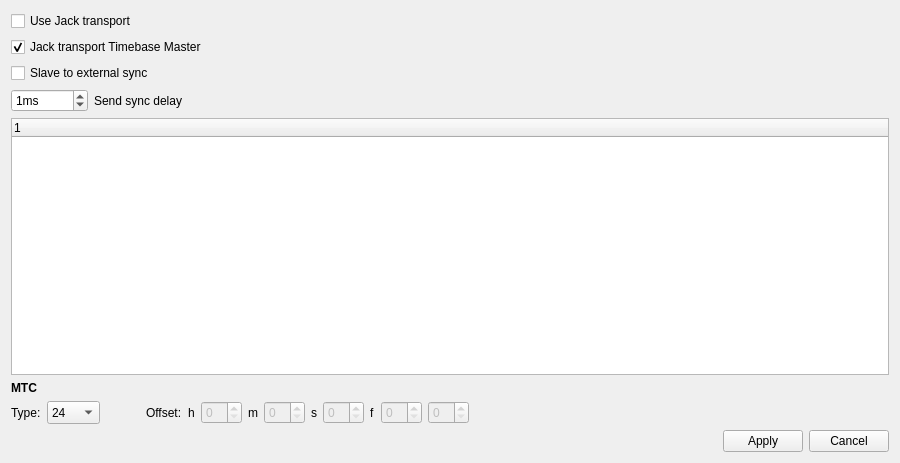
<?xml version="1.0" encoding="UTF-8"?>
<ui version="4.0">
 <author>werner schweer</author>
 <comment>midi sync
configuration dialog</comment>
 <class>MidiSyncConfigBase</class>
 <widget class="QFrame" name="MidiSyncConfigBase">
  <property name="geometry">
   <rect>
    <x>0</x>
    <y>0</y>
    <width>900</width>
    <height>463</height>
   </rect>
  </property>
  <property name="windowTitle">
   <string>OOMidi: Midi Sync</string>
  </property>
  <layout class="QVBoxLayout" name="verticalLayout">
   <item>
    <widget class="QCheckBox" name="useJackTransportCheckbox">
     <property name="enabled">
      <bool>true</bool>
     </property>
     <property name="toolTip">
      <string>Send and receive Jack transport</string>
     </property>
     <property name="whatsThis">
      <string>Send and receive Jack transport information,
 including stop, start and position.</string>
     </property>
     <property name="text">
      <string>Use Jack transport</string>
     </property>
     <property name="checked">
      <bool>false</bool>
     </property>
    </widget>
   </item>
   <item>
    <widget class="QCheckBox" name="jackTransportMasterCheckbox">
     <property name="enabled">
      <bool>true</bool>
     </property>
     <property name="toolTip">
      <string>Make OOMidi the Jack transport Timebase Master</string>
     </property>
     <property name="whatsThis">
      <string>Make OOMidi the Jack transport Timebase Master.
Allows Jack to show time as 
 OOMidi Bars, Beats, and Ticks. 
OOMidi will try to become master, but other 
 Jack clients can also take over later.
You can always click here again for Master.</string>
     </property>
     <property name="text">
      <string>Jack transport Timebase Master</string>
     </property>
     <property name="checked">
      <bool>true</bool>
     </property>
    </widget>
   </item>
   <item>
    <widget class="QCheckBox" name="extSyncCheckbox">
     <property name="enabled">
      <bool>true</bool>
     </property>
     <property name="toolTip">
      <string>Control OOMidi timing by external midi clock or MTC sync</string>
     </property>
     <property name="whatsThis">
      <string>When in slave mode, tempo is
 controlled externally.
OOMidi can sync to midi clock, or MTC quarter frame sync. 
Enabled inputs in the list will
 be in effect (RMC, RMMC, RMTC).</string>
     </property>
     <property name="text">
      <string>Slave to external sync</string>
     </property>
     <property name="checked">
      <bool>false</bool>
     </property>
    </widget>
   </item>
   <item>
    <layout class="QHBoxLayout">
     <item>
      <widget class="QSpinBox" name="syncDelaySpinBox">
       <property name="toolTip">
        <string>Send start to first clock delay</string>
       </property>
       <property name="whatsThis">
        <string>Allows 'slow sync' devices time
 to synchronize to OOMidi. This value is the
 delay from sending start to sending
 the first clock.</string>
       </property>
       <property name="suffix">
        <string>ms</string>
       </property>
       <property name="minimum">
        <number>0</number>
       </property>
       <property name="maximum">
        <number>60000</number>
       </property>
       <property name="singleStep">
        <number>1</number>
       </property>
       <property name="value">
        <number>1</number>
       </property>
      </widget>
     </item>
     <item>
      <widget class="QLabel" name="syncDelayLabel">
       <property name="text">
        <string>Send sync delay</string>
       </property>
       <property name="alignment">
        <set>Qt::AlignLeading|Qt::AlignLeft|Qt::AlignVCenter</set>
       </property>
       <property name="wordWrap">
        <bool>false</bool>
       </property>
      </widget>
     </item>
     <item>
      <spacer name="horizontalSpacer">
       <property name="orientation">
        <enum>Qt::Horizontal</enum>
       </property>
       <property name="sizeHint" stdset="0">
        <size>
         <width>40</width>
         <height>20</height>
        </size>
       </property>
      </spacer>
     </item>
    </layout>
   </item>
   <item>
    <widget class="QTreeWidget" name="devicesListView">
     <property name="alternatingRowColors">
      <bool>true</bool>
     </property>
     <column>
      <property name="text">
       <string notr="true">1</string>
      </property>
     </column>
    </widget>
   </item>
   <item>
    <widget class="QLabel" name="label">
     <property name="font">
      <font>
       <weight>75</weight>
       <bold>true</bold>
      </font>
     </property>
     <property name="text">
      <string>MTC</string>
     </property>
    </widget>
   </item>
   <item>
    <layout class="QHBoxLayout">
     <item>
      <widget class="QLabel" name="textLabel2">
       <property name="text">
        <string>Type:</string>
       </property>
       <property name="wordWrap">
        <bool>false</bool>
       </property>
      </widget>
     </item>
     <item>
      <widget class="QComboBox" name="mtcSyncType">
       <property name="sizePolicy">
        <sizepolicy hsizetype="Minimum" vsizetype="Minimum">
         <horstretch>0</horstretch>
         <verstretch>0</verstretch>
        </sizepolicy>
       </property>
       <item>
        <property name="text">
         <string>24</string>
        </property>
       </item>
       <item>
        <property name="text">
         <string>25</string>
        </property>
       </item>
       <item>
        <property name="text">
         <string>30D</string>
        </property>
       </item>
       <item>
        <property name="text">
         <string>30N</string>
        </property>
       </item>
      </widget>
     </item>
     <item>
      <spacer name="spacer4">
       <property name="orientation">
        <enum>Qt::Horizontal</enum>
       </property>
       <property name="sizeType">
        <enum>QSizePolicy::Fixed</enum>
       </property>
       <property name="sizeHint" stdset="0">
        <size>
         <width>40</width>
         <height>20</height>
        </size>
       </property>
      </spacer>
     </item>
     <item>
      <widget class="QLabel" name="textLabel1">
       <property name="text">
        <string>Offset:</string>
       </property>
       <property name="wordWrap">
        <bool>false</bool>
       </property>
      </widget>
     </item>
     <item>
      <widget class="QLabel" name="TextLabel2">
       <property name="text">
        <string>h</string>
       </property>
       <property name="wordWrap">
        <bool>false</bool>
       </property>
      </widget>
     </item>
     <item>
      <widget class="QSpinBox" name="mtcOffH">
       <property name="enabled">
        <bool>false</bool>
       </property>
       <property name="toolTip">
        <string>hour</string>
       </property>
       <property name="maximum">
        <number>23</number>
       </property>
      </widget>
     </item>
     <item>
      <widget class="QLabel" name="TextLabel3">
       <property name="text">
        <string>m</string>
       </property>
       <property name="wordWrap">
        <bool>false</bool>
       </property>
      </widget>
     </item>
     <item>
      <widget class="QSpinBox" name="mtcOffM">
       <property name="enabled">
        <bool>false</bool>
       </property>
       <property name="toolTip">
        <string>minute</string>
       </property>
       <property name="maximum">
        <number>59</number>
       </property>
      </widget>
     </item>
     <item>
      <widget class="QLabel" name="TextLabel4">
       <property name="text">
        <string>s</string>
       </property>
       <property name="wordWrap">
        <bool>false</bool>
       </property>
      </widget>
     </item>
     <item>
      <widget class="QSpinBox" name="mtcOffS">
       <property name="enabled">
        <bool>false</bool>
       </property>
       <property name="toolTip">
        <string>second</string>
       </property>
       <property name="maximum">
        <number>59</number>
       </property>
      </widget>
     </item>
     <item>
      <widget class="QLabel" name="TextLabel5">
       <property name="text">
        <string>f</string>
       </property>
       <property name="wordWrap">
        <bool>false</bool>
       </property>
      </widget>
     </item>
     <item>
      <widget class="QSpinBox" name="mtcOffF">
       <property name="enabled">
        <bool>false</bool>
       </property>
       <property name="toolTip">
        <string>frame</string>
       </property>
       <property name="maximum">
        <number>30</number>
       </property>
      </widget>
     </item>
     <item>
      <widget class="QSpinBox" name="mtcOffSf">
       <property name="enabled">
        <bool>false</bool>
       </property>
       <property name="sizePolicy">
        <sizepolicy hsizetype="Preferred" vsizetype="Fixed">
         <horstretch>0</horstretch>
         <verstretch>0</verstretch>
        </sizepolicy>
       </property>
       <property name="toolTip">
        <string>subframe</string>
       </property>
      </widget>
     </item>
     <item>
      <spacer name="Spacer1_2">
       <property name="orientation">
        <enum>Qt::Horizontal</enum>
       </property>
       <property name="sizeType">
        <enum>QSizePolicy::Expanding</enum>
       </property>
       <property name="sizeHint" stdset="0">
        <size>
         <width>20</width>
         <height>20</height>
        </size>
       </property>
      </spacer>
     </item>
    </layout>
   </item>
   <item>
    <layout class="QHBoxLayout">
     <item>
      <spacer name="horizontalSpacer_2">
       <property name="orientation">
        <enum>Qt::Horizontal</enum>
       </property>
       <property name="sizeHint" stdset="0">
        <size>
         <width>40</width>
         <height>20</height>
        </size>
       </property>
      </spacer>
     </item>
     <item>
      <widget class="QPushButton" name="applyButton">
       <property name="toolTip">
        <string>Apply Midi Sync changes</string>
       </property>
       <property name="text">
        <string>Apply</string>
       </property>
      </widget>
     </item>
     <item>
      <widget class="QPushButton" name="cancelButton">
       <property name="toolTip">
        <string>Cancel changes</string>
       </property>
       <property name="text">
        <string>Cancel</string>
       </property>
      </widget>
     </item>
    </layout>
   </item>
  </layout>
 </widget>
 <layoutdefault spacing="6" margin="11"/>
 <resources/>
 <connections/>
</ui>
